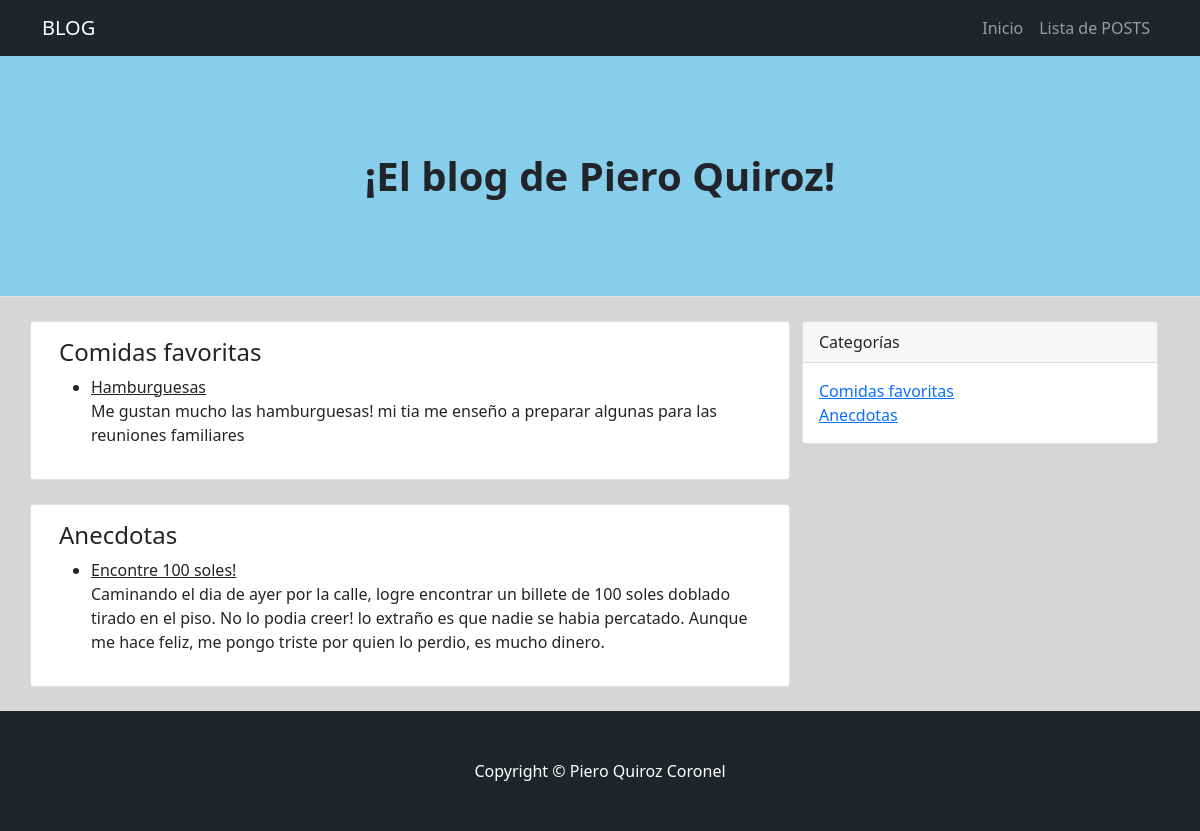
Page /categorias/ on the committed database.
### practica/models.py (models this page shows, shortened)
class Categoria(models.Model):
    nombre = models.CharField(max_length=100)

class Post(models.Model):
    titulo = models.CharField(max_length=200)
    descripcion = models.TextField()
    categoria = models.ForeignKey(Categoria, on_delete=models.CASCADE)

### practica/views.py (the view)
# urls.py: path('categorias/', categorias, name='categorias'),
def categorias(request):
    categorias = Categoria.objects.all()
    return render(request, 'categorias.html', {'categorias': categorias})

### practica/templates/categorias.html (shortened to what this page needs)
<!DOCTYPE html>
<html lang="en">
<head>
    <link href="https://cdn.jsdelivr.net/npm/bootstrap@5.1.3/dist/css/bootstrap.min.css" rel="stylesheet" />
</head>
<body>
    <nav class="navbar navbar-expand-lg navbar-dark bg-dark">
        <div class="container">
            <a class="navbar-brand" href="#!">BLOG</a>
            <div class="collapse navbar-collapse" id="navbarSupportedContent">
                <ul class="navbar-nav ms-auto mb-2 mb-lg-0">
                    <li class="nav-item"><a class="nav-link" href="{% url 'categorias' %}">Inicio</a></li>
                    <li class="nav-item"><a class="nav-link" href="{% url 'lista_posts' %}">Lista de POSTS</a></li>
                </ul>
            </div>
        </div>
    </nav>
    <header class="py-5 border-bottom mb-4" style="background-color: skyblue;">
        <div class="container">
            <div class="text-center my-5">
                <h1 class="fw-bolder">¡El blog de Piero Quiroz!</h1>
            </div>
        </div>
    </header>
    <div class="container">
        <div class="row">
            <div class="col-lg-8">
                <div class="row">
                    {% for categoria in categorias %}
                    <div class="card mb-4">
                        <div class="card-body">
                            <h2 class="card-title h4">{{ categoria.nombre }}</h2>
                            <ul>
                                {% for post in categoria.post_set.all %}
                                <li style="text-decoration: underline;">{{ post.titulo }}</li>
                                {{ post.descripcion }}
                                {% endfor %}
                            </ul>
                        </div>
                    </div>
                    {% endfor %}
                </div>
            </div>
            <div class="col-lg-4">
                <div class="card mb-4">
                    <div class="card-header">Categorías</div>
                    <div class="card-body">
                        <div class="row">
                            <div class="col-sm-6">
                                <ul class="list-unstyled mb-0">
                                    {% for categoria in categorias %}
                                    <li><a href="{% url 'posts_por_categoria' categoria.id %}">{{ categoria.nombre }}</a></li>
                                    {% endfor %}
                                </ul>
                            </div>
                        </div>
                    </div>
                </div>
            </div>
        </div>
    </div>
    <footer class="py-5 bg-dark">
        <div class="container"><p class="m-0 text-center text-white">Copyright &copy; Piero Quiroz Coronel</p></div>
    </footer>
</body>
</html>

### practica/templates/categorias.html (style rules this page uses)
body { background-color: rgb(214, 214, 214); }

### rows in the picture
Categoria: nombre "Comidas favoritas"
Post: titulo "Hamburguesas", descripcion "Me gustan mucho las hamburguesas! mi tia me enseño a preparar algunas para las reuniones familiares"
Categoria: nombre "Anecdotas"
Post: titulo "Encontre 100 soles!", descripcion "Caminando el dia de ayer por la calle, logre encontrar un billete de 100 soles doblado tirado en el piso. No lo podia creer! lo extraño es que nadie se habia percatado. Aunque me hace feliz, me pongo triste por quien lo perdio, es mucho dinero."
